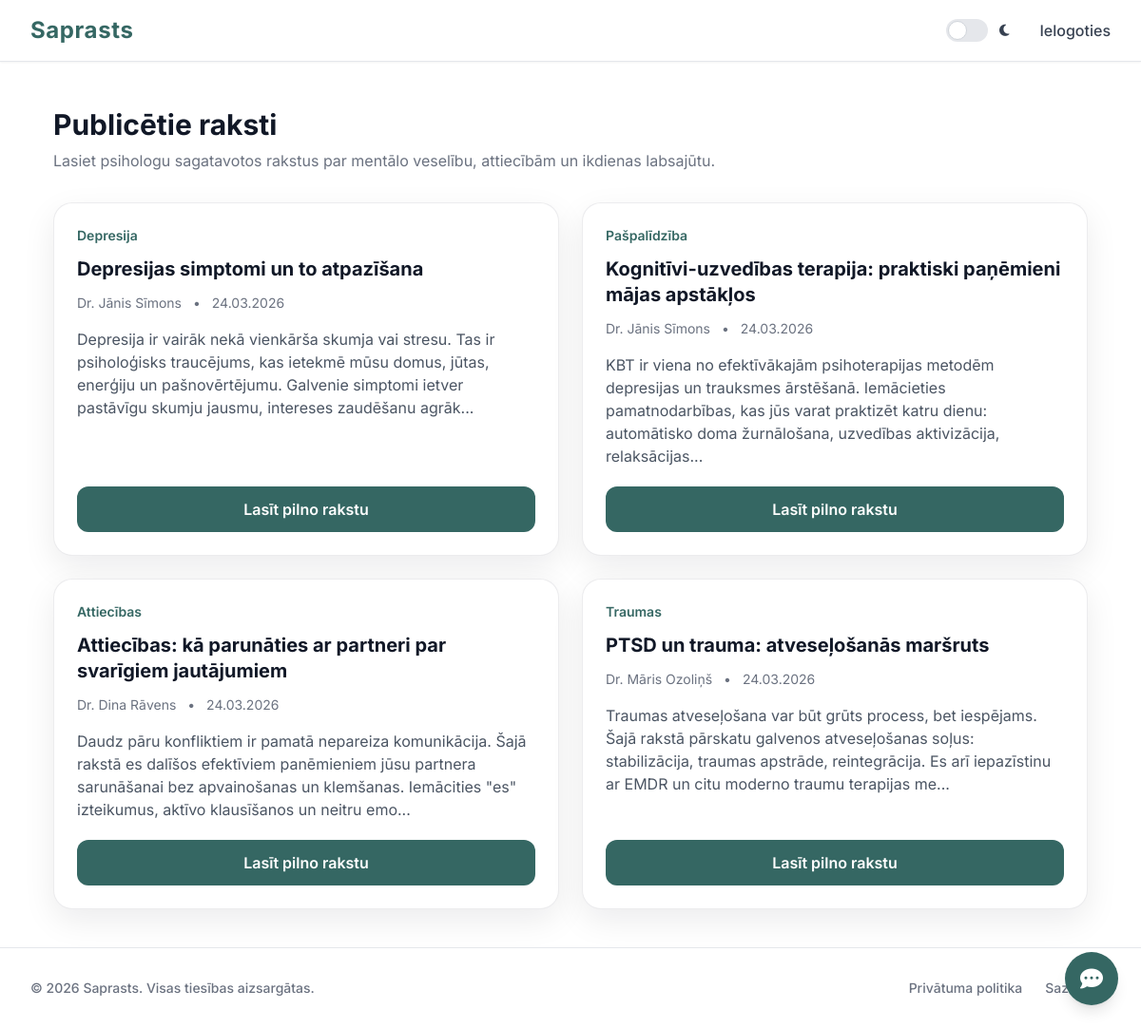
Page /published_articles.php on the committed database.
### tables this page shows
CREATE TABLE articles (
  id INT UNSIGNED NOT NULL AUTO_INCREMENT,
  psychologist_account_id INT UNSIGNED NOT NULL,
  title VARCHAR(255) NOT NULL,
  content MEDIUMTEXT NOT NULL,
  category VARCHAR(120) NULL,
  image_path VARCHAR(255) NULL,
  is_published TINYINT(1) NOT NULL DEFAULT 0,
  created_at TIMESTAMP NOT NULL DEFAULT CURRENT_TIMESTAMP,
  updated_at TIMESTAMP NULL DEFAULT NULL ON UPDATE CURRENT_TIMESTAMP,
  PRIMARY KEY (id),
  KEY idx_articles_psy (psychologist_account_id),
  KEY idx_articles_published (is_published),
  KEY idx_articles_created (created_at),
  CONSTRAINT fk_articles_psy
    FOREIGN KEY (psychologist_account_id) REFERENCES accounts(id)
    ON DELETE CASCADE ON UPDATE CASCADE
);

CREATE TABLE psychologist_profiles (
  account_id INT UNSIGNED NOT NULL,
  full_name VARCHAR(180) NOT NULL,
  specialization VARCHAR(120) NOT NULL,
  experience_years INT UNSIGNED NOT NULL DEFAULT 0,
  description TEXT NULL,
  certificate_path VARCHAR(255) NULL,
  image_path VARCHAR(255) NULL,
  hourly_rate DECIMAL(10,2) NOT NULL DEFAULT 50.00,
  approved_at TIMESTAMP NULL DEFAULT NULL,
  PRIMARY KEY (account_id),
  KEY idx_psy_specialization (specialization),
  KEY idx_psy_approved (approved_at),
  CONSTRAINT fk_psychologist_profiles_account
    FOREIGN KEY (account_id) REFERENCES accounts(id)
    ON DELETE CASCADE ON UPDATE CASCADE
);

### published_articles.php (the view, shortened to what this page needs)
<?php
$pageStyles = ['content.css'];
require 'db.php';
require 'header.php';
$article_id = (int)($_GET['id'] ?? 0);
$articles = [];
if ($article_id === 0) {
    $result = $conn->query(
        "SELECT a.id, a.title, a.content, a.category, a.created_at, p.full_name
         FROM articles a
         JOIN psychologist_profiles p ON a.psychologist_account_id = p.account_id
         WHERE a.is_published = 1
         ORDER BY a.created_at DESC"
    );
    if ($result) {
        while ($row = $result->fetch_assoc()) {
            $articles[] = $row;
        }
    }
}
?>
<div class="page-shell page-surface articles-page">
    <?php if ($article_id > 0): ?>
    <div class="page-heading">
        <a href="published_articles.php" class="button-link-icon mb-4">
            <i class="fas fa-arrow-left"></i>Atpakaļ uz rakstiem
        </a>
        <h1 class="page-title"><?php echo htmlspecialchars($article['title']); ?></h1>
        <p class="page-subtitle">
            <?php echo htmlspecialchars($article['full_name']); ?>
            <span class="mx-2">•</span>
            <?php echo date('d.m.Y', strtotime($article['created_at'])); ?>
        </p>
    </div>
    <article class="form-card article-detail-card">
        <?php if (!empty($article['category'])): ?>
        <p class="text-sm text-primary font-semibold mb-4"><?php echo htmlspecialchars($article['category']); ?></p>
        <?php endif; ?>
        <div class="text-gray-700 dark:text-gray-300 leading-8 whitespace-pre-wrap">
            <?php echo nl2br(htmlspecialchars($article['content'])); ?>
        </div>
    </article>
    <?php else: ?>
    <div class="page-heading">
        <h1 class="page-title">Publicētie raksti</h1>
        <p class="page-subtitle">Lasiet psihologu sagatavotos rakstus par mentālo veselību, attiecībām un ikdienas labsajūtu.</p>
    </div>
    <div class="layout-grid-2 articles-grid">
        <?php foreach ($articles as $article): ?>
        <article class="panel-card flex flex-col article-tile">
            <?php if (!empty($article['category'])): ?>
            <p class="text-sm text-primary font-semibold mb-3"><?php echo htmlspecialchars($article['category']); ?></p>
            <?php endif; ?>
            <h2 class="text-xl font-bold text-gray-900 dark:text-white mb-3"><?php echo htmlspecialchars($article['title']); ?></h2>
            <p class="text-sm text-gray-500 dark:text-gray-400 mb-4">
                <?php echo htmlspecialchars($article['full_name']); ?>
                <span class="mx-2">•</span>
                <?php echo date('d.m.Y', strtotime($article['created_at'])); ?>
            </p>
            <p class="text-gray-600 dark:text-gray-400 mb-5 flex-grow">
                <?php echo htmlspecialchars(mb_substr($article['content'], 0, 220)); ?>...
            </p>
            <a href="published_articles.php?id=<?php echo (int)$article['id']; ?>" class="button-primary">Lasīt pilno rakstu</a>
        </article>
        <?php endforeach; ?>
    </div>
    <?php endif; ?>
</div>
<?php require 'footer.php'; ?>

### header.php (shortened to what this page needs)
<?php
$user_name = '';
$user_role = '';
$dashboard_link = 'login.php';
$is_logged_in = false;
?>
<!DOCTYPE html>
<html lang="lv" class="scroll-smooth">
<head>
    <script src="https://cdn.tailwindcss.com"></script>
    <link rel="stylesheet" href="https://cdnjs.cloudflare.com/ajax/libs/font-awesome/6.4.0/css/all.min.css">
    <?php $cssVersion = '20260327b'; ?>
    <link rel="stylesheet" href="style.css?v=<?php echo $cssVersion; ?>">
    <?php if (!empty($pageStyles) && is_array($pageStyles)): ?>
        <?php foreach ($pageStyles as $pageStyle): ?>
    <link rel="stylesheet" href="<?php echo htmlspecialchars($pageStyle); ?>?v=<?php echo $cssVersion; ?>">
        <?php endforeach; ?>
    <?php endif; ?>
</head>
<body class="bg-surface text-gray-900 dark:bg-zinc-900 dark:text-gray-100 transition-colors duration-300">
    <nav class="sticky top-0 z-50 bg-white/90 dark:bg-zinc-900/90 backdrop-blur-md border-b border-gray-200 dark:border-zinc-800 shadow-sm transition-colors duration-300">
        <div class="max-w-7xl mx-auto px-4 sm:px-6 lg:px-8">
            <div class="flex justify-between h-16 items-center">
                <div class="flex-shrink-0 flex items-center">
                    <a href="index.php" class="text-2xl font-bold text-primary tracking-wide hover:opacity-80 transition">Saprasts</a>
                </div>
                <div class="hidden md:flex space-x-6 items-center">
                    <div class="flex items-center mr-2">
                        <label for="theme-toggle" class="flex items-center cursor-pointer relative">
                            <div class="w-11 h-6 bg-gray-200 peer-focus:outline-none rounded-full peer dark:bg-gray-700 peer-checked:after:translate-x-full peer-checked:after:border-white after:content-[''] after:absolute after:top-[2px] after:left-[2px] after:bg-white after:border-gray-300 after:border after:rounded-full after:h-5 after:w-5 after:transition-all dark:border-gray-600 peer-checked:bg-primary"></div>
                            <span class="ml-3 text-sm font-medium text-gray-700 dark:text-gray-300">
                                <i class="fas fa-moon"></i>
                            </span>
                        </label>
                    </div>
                    <?php if ($is_logged_in): ?>
                        <div class="relative ml-3">
                            <button type="button" class="flex text-sm bg-gray-100 dark:bg-zinc-800 rounded-full focus:ring-4 focus:ring-gray-300 dark:focus:ring-zinc-600 p-2 items-center gap-2 transition hover:bg-gray-200 dark:hover:bg-zinc-700" id="user-menu-button" aria-expanded="false" data-dropdown-toggle="user-dropdown">
                                <span class="sr-only">Atvērt lietotāja izvēlni</span>
                                <div class="w-8 h-8 rounded-full bg-primary/20 flex items-center justify-center text-primary">
                                    <i class="fas fa-user"></i>
                                </div>
                                <span class="hidden lg:block font-medium text-gray-700 dark:text-gray-200 pr-2">
                                    <?php echo htmlspecialchars($user_name); ?>
                                </span>
                                <i class="fas fa-chevron-down text-xs text-gray-500 dark:text-gray-400"></i>
                            </button>
                            <div class="hidden absolute right-0 z-50 my-4 text-base list-none bg-white divide-y divide-gray-100 rounded-lg shadow-xl dark:bg-zinc-800 dark:divide-zinc-700 w-56 border border-gray-100 dark:border-zinc-700" id="user-dropdown">
                                <div class="px-4 py-3">
                                    <span class="block text-sm text-gray-900 dark:text-white font-bold"><?php echo htmlspecialchars($user_name); ?></span>
                                    <span class="block text-xs font-medium text-gray-500 truncate dark:text-gray-400 uppercase tracking-wider mt-1"><?php echo $user_role; ?></span>
                                </div>
                                <ul class="py-2" aria-labelledby="user-menu-button">
                                    <li>
                                        <a href="<?php echo $dashboard_link; ?>" class="block px-4 py-2 text-sm text-gray-700 hover:bg-gray-100 dark:hover:bg-zinc-700 dark:text-gray-200 transition">
                                            <i class="fas fa-columns w-5 text-center mr-2"></i> Panelis
                                        </a>
                                    </li>
                                    <?php if (isset($_SESSION['role']) && $_SESSION['role'] !== 'admin'): ?>
                                    <li>
                                        <a href="user_profile.php" class="block px-4 py-2 text-sm text-gray-700 hover:bg-gray-100 dark:hover:bg-zinc-700 dark:text-gray-200 transition">
                                            <i class="fas fa-user-circle w-5 text-center mr-2"></i> Mans profils
                                        </a>
                                    </li>
                                    <?php endif; ?>
                                    <?php if (isset($_SESSION['role']) && $_SESSION['role'] === 'user'): ?>
                                    <li>
                                        <a href="tests.php" class="block px-4 py-2 text-sm text-gray-700 hover:bg-gray-100 dark:hover:bg-zinc-700 dark:text-gray-200 transition">
                                            <i class="fas fa-clipboard-list w-5 text-center mr-2"></i> Pašnovērtējuma testi
                                        </a>
                                    </li>
                                    <li>
                                        <a href="appointments.php" class="block px-4 py-2 text-sm text-gray-700 hover:bg-gray-100 dark:hover:bg-zinc-700 dark:text-gray-200 transition">
                                            <i class="fas fa-calendar-check w-5 text-center mr-2"></i> Mani pieraksti
                                        </a>
                                    </li>
                                    <?php elseif (isset($_SESSION['role']) && $_SESSION['role'] === 'admin'): ?>
                                    <li>
                                        <a href="admin_dashboard.php" class="block px-4 py-2 text-sm text-gray-700 hover:bg-gray-100 dark:hover:bg-zinc-700 dark:text-gray-200 transition">
                                            <i class="fas fa-cogs w-5 text-center mr-2"></i> Pārvaldība
                                        </a>
                                    </li>
                                    <?php endif; ?>
                                    <li class="border-t border-gray-100 dark:border-zinc-700">
                                        <a href="logout.php" class="block px-4 py-2 text-sm text-red-600 hover:bg-gray-100 dark:hover:bg-zinc-700 dark:text-red-400 transition">
                                            <i class="fas fa-sign-out-alt w-5 text-center mr-2"></i> Iziet
                                        </a>
                                    </li>
                                </ul>
                            </div>
                        </div>
                    <?php else: ?>
                        <a href="login.php" class="text-gray-700 dark:text-gray-300 hover:text-primary transition font-medium">Ielogoties</a>
                    <?php endif; ?>
                </div>
            </div>
        </div>
    </nav>

### footer.php (shortened to what this page needs)
<footer class="mt-auto bg-white dark:bg-zinc-900 border-t border-gray-200 dark:border-zinc-800 py-8 transition-colors duration-300">
        <div class="max-w-7xl mx-auto px-4 sm:px-6 lg:px-8">
            <div class="flex flex-col md:flex-row justify-between items-center gap-4">
                <div class="text-center md:text-left">
                    <p class="text-sm text-gray-500 dark:text-gray-400 font-medium">
                        &copy; <?php echo date("Y"); ?> Saprasts. Visas tiesības aizsargātas.
                    </p>
                </div>
                <div class="flex items-center space-x-6 text-sm font-medium">
                    <a href="privacy.php" class="text-gray-500 dark:text-gray-400 hover:text-primary transition-colors">Privātuma politika</a>
                    <button onclick="document.getElementById('contactModal').classList.remove('hidden')" class="text-gray-500 dark:text-gray-400 hover:text-primary transition-colors focus:outline-none">Sazināties</button>
                </div>
            </div>
        </div>
    </footer>
    <button id="chat-toggle-btn" class="fixed bottom-6 right-6 z-50 bg-primary hover:bg-primaryHover text-white p-4 rounded-full shadow-lg transition-all transform hover:scale-110 flex items-center justify-center w-14 h-14">
        <i class="fas fa-comment-dots text-2xl"></i>
    </button>
</body>
</html>

### style.css (style rules this page uses)
:root { --color-primary: #356763; --color-primary-hover: #285b57; --color-secondary: #49655a; --color-surface: #ffffff; --color-background: #ffffff; }
body { display: flex; flex-direction: column; min-height: 100vh; font-family: Inter, system-ui, -apple-system, "Segoe UI", Roboto, Arial, sans-serif; background: var(--color-background); }
.page-surface { background: var(--color-background); }
.page-shell, .page-shell-wide, .page-shell-narrow { width: 100%; margin-left: auto; margin-right: auto; padding: 2.5rem 1rem; flex-grow: 1; }
.page-shell { max-width: 72rem; }
@media (min-width: 640px) { .page-shell, .page-shell-wide, .page-shell-narrow { padding-left: 1.5rem; padding-right: 1.5rem; } }
@media (min-width: 1024px) { .page-shell, .page-shell-wide, .page-shell-narrow { padding-left: 2rem; padding-right: 2rem; } }
.page-heading { margin-bottom: 2rem; }
.page-title { font-size: 1.875rem; line-height: 2.25rem; font-weight: 700; color: rgb(17 24 39); }
.page-subtitle { margin-top: 0.5rem; color: rgb(107 114 128); }
.panel-card, .form-card, .list-card, .auth-card, .result-card, .empty-card { background: #fff; border: 1px solid rgba(15, 23, 42, 0.08); border-radius: 1rem; box-shadow: 0 10px 30px rgba(2, 8, 23, 0.05); }
.panel-card, .form-card, .auth-card, .result-card { padding: 1.5rem; }
.layout-grid-2, .layout-grid-3, .layout-sidebar-3 { display: grid; gap: 1.5rem; }
.layout-grid-2 { grid-template-columns: 1fr; }
@media (min-width: 768px) { .layout-grid-2 { grid-template-columns: repeat(2, minmax(0, 1fr)); } }
.button-primary, .button-secondary, .button-danger-icon, .button-link-icon { display: inline-flex; align-items: center; justify-content: center; gap: 0.5rem; border-radius: 0.75rem; font-weight: 600; transition: all 180ms ease; }
.button-primary { background: var(--color-primary); color: #fff; padding: 0.75rem 1rem; }

### content.css (style rules this page uses)
.articles-page { padding-top: 2.75rem; }
.articles-grid { align-items: stretch; }
.article-tile { border-radius: 1.25rem; box-shadow: 0 12px 34px rgba(2, 8, 23, 0.08); }
.article-tile h2 { line-height: 1.35; }
@media (min-width: 1024px) { .articles-page { padding-top: 3rem; } }

### rows in the picture
articles: category "Depresija", title "Depresijas simptomi un to atpazīšana", psychologist_profiles.full_name "Dr. Jānis Sīmons", created_at "24.03.2026", content "Depresija ir vairāk nekā vienkārša skumja vai stresu. Tas ir psiholoģisks traucējums, kas ietekmē mūsu domus, jūtas, enerģiju un pašnovērtējumu. Galvenie simptomi ietver pastāvīgu skumju jausmu, intereses zaudēšanu agrāk"
articles: category "Pašpalīdzība", title "Kognitīvi-uzvedības terapija: praktiski paņēmieni mājas apstākļos", psychologist_profiles.full_name "Dr. Jānis Sīmons", created_at "24.03.2026", content "KBT ir viena no efektīvākajām psihoterapijas metodēm depresijas un trauksmes ārstēšanā. Iemācieties pamatnodarbības, kas jūs varat praktizēt katru dienu: automātisko doma žurnālošana, uzvedības aktivizācija, relaksācijas"
articles: category "Attiecības", title "Attiecības: kā parunāties ar partneri par svarīgiem jautājumiem", psychologist_profiles.full_name "Dr. Dina Rāvens", created_at "24.03.2026", content "Daudz pāru konfliktiem ir pamatā nepareiza komunikācija. Šajā rakstā es dalīšos efektīviem panēmieniem jūsu partnera sarunāšanai bez apvainošanas un klemšanas. Iemācities \"es\" izteikumus, aktīvo klausīšanos un neitru emo"
articles: category "Traumas", title "PTSD un trauma: atveseļošanās maršruts", psychologist_profiles.full_name "Dr. Māris Ozoliņš", created_at "24.03.2026", content "Traumas atveseļošana var būt grūts process, bet iespējams. Šajā rakstā pārskatu galvenos atveseļošanas soļus: stabilizācija, traumas apstrāde, reintegrācija. Es arī iepazīstinu ar EMDR un citu moderno traumu terapijas me"
